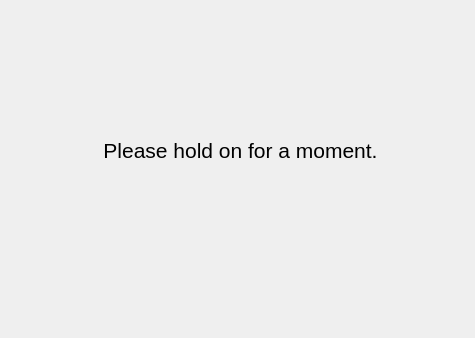
<?xml version="1.0" encoding="UTF-8"?>
<ui version="4.0">
 <class>Form</class>
 <widget class="QWidget" name="Form">
  <property name="geometry">
   <rect>
    <x>0</x>
    <y>0</y>
    <width>475</width>
    <height>338</height>
   </rect>
  </property>
  <property name="windowTitle">
   <string>Form</string>
  </property>
  <widget class="QLabel" name="label">
   <property name="geometry">
    <rect>
     <x>20</x>
     <y>90</y>
     <width>441</width>
     <height>121</height>
    </rect>
   </property>
   <property name="font">
    <font>
     <pointsize>16</pointsize>
    </font>
   </property>
   <property name="text">
    <string>Please hold on for a moment.</string>
   </property>
   <property name="alignment">
    <set>Qt::AlignCenter</set>
   </property>
  </widget>
 </widget>
 <resources/>
 <connections/>
</ui>
